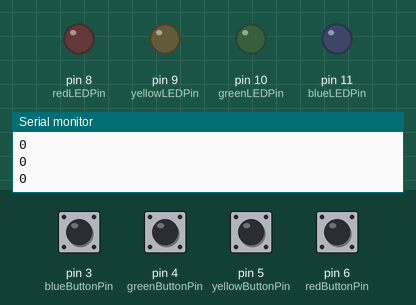
The sketch below on a simulated Arduino Uno, built with avr-gcc and run on an emulated ATmega328P. Parts: output pins drawn as LEDs (lit = HIGH), the last lines printed to the serial monitor. Dashed ring = blinking. The test bench sets the inputs (shaded band); at power-on: pin 3 (blueButtonPin), pin 4 (greenButtonPin), pin 5 (yellowButtonPin), pin 6 (redButtonPin) LOW.

Above: at 1.2 s.
1.3 s: pin 6 (redButtonPin) pulled HIGH for 0.15 s
At 1.38 s:
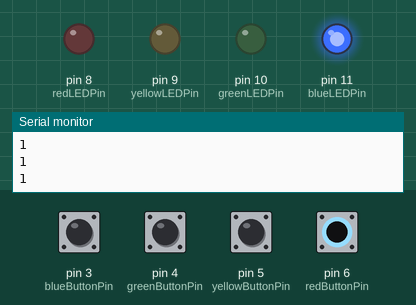
2.9 s: pin 3 (blueButtonPin) pulled HIGH for 0.15 s
At 3.4 s:
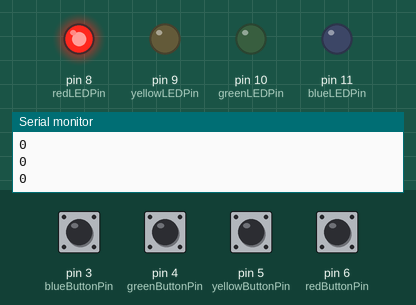
4.5 s: pin 4 (greenButtonPin) pulled HIGH for 0.15 s
At 5.7 s:
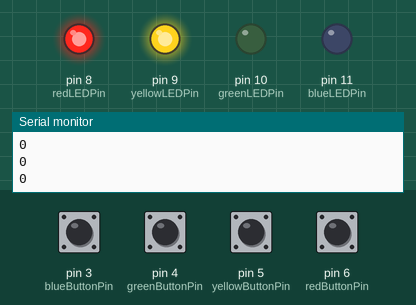
6.1 s: pin 5 (yellowButtonPin) pulled HIGH for 0.15 s
At 7.0 s:
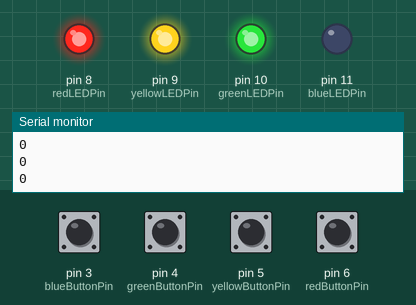
7.7 s: pin 6 (redButtonPin) pulled HIGH for 1 s
At 8.21 s:
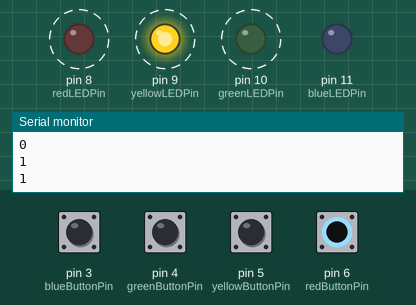
Timing chart, 0 to 11.7 s (numbered marks = the images above; inputs shaded):
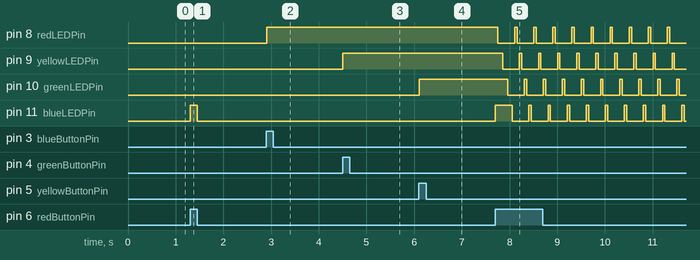

The sketch:

Assignment1.ino
```cpp
/*
  Fatima Almaazmi. 3rd November 2020.

  Rainbow puzzle! Find a way to turn on the blinking LED lights, by pressing the right buttons in order of the colors of the rainbow.
  Red, yellow, green, blue.

  Enjoy!

*/


/******* My Global Variables ********/

//color button and their pins
int redButtonPin = 6;
int yellowButtonPin = 5;
int greenButtonPin = 4;
int blueButtonPin = 3;

//LED colors and their pins
int redLEDPin = 8;
int yellowLEDPin = 9;
int greenLEDPin = 10;
int blueLEDPin = 11;


void setup() {

  Serial.begin(9600);

  //setting buttons as input
  pinMode(redButtonPin, INPUT);
  pinMode(yellowButtonPin, INPUT);
  pinMode(greenButtonPin, INPUT);
  pinMode(blueButtonPin, INPUT);

  //setting LED as output
  pinMode(redLEDPin, OUTPUT);
  pinMode(yellowLEDPin, OUTPUT);
  pinMode(greenLEDPin, OUTPUT);
  pinMode(blueLEDPin, OUTPUT);


}


void loop() {


  //variables for each button to check state

  int redButton = digitalRead(redButtonPin);
  int yellowButton = digitalRead(yellowButtonPin);
  int greenButton = digitalRead(greenButtonPin);
  int blueButton = digitalRead(blueButtonPin);


  // to check button states
  Serial.println(redButton);


  //variables for each LED to check state

  int redLED = digitalRead(redLEDPin);
  int yellowLED = digitalRead(yellowLEDPin);
  int greenLED = digitalRead(greenLEDPin);
  int blueLED = digitalRead(blueLEDPin);


  //conditions for puzzle

  // for the player to familiarize themselves with the buttons and what button controls what LED


  if (redButton == HIGH) { //redButton controls blueLED

    digitalWrite(blueLEDPin, HIGH);

  } else if (greenLED == LOW) {

    digitalWrite(blueLEDPin, LOW);

  }


  if (yellowButton == HIGH) { //yellowButton controls greenLED

    digitalWrite(greenLEDPin, HIGH);

  } else if (yellowLED == LOW) {

    digitalWrite(greenLEDPin, LOW);
  }


  if (greenButton == HIGH) { //greenButton controls yellowLED

    digitalWrite(yellowLEDPin, HIGH);

  } else if (redLED == LOW) {

    digitalWrite(yellowLEDPin, LOW);
  }


  if (blueButton == HIGH) { //blueButton controls redLED

    digitalWrite(redLEDPin, HIGH);

  }


  if ( redLED == HIGH && yellowLED == HIGH && greenLED == HIGH && blueLED == HIGH ) { // if all the LEDs are turned on the blinking starts

    rainbowBlink();

  }


}


/******* My Functions **********/

void rainbowBlink() {

  //repeats the blink 20 times
  for (int i = 0; i < 20; i++) {

    digitalWrite(redLEDPin, HIGH);
    delay(50);
    digitalWrite(redLEDPin, LOW);
    delay(50);


    digitalWrite(yellowLEDPin, HIGH);
    delay(50);
    digitalWrite(yellowLEDPin, LOW);
    delay(50);

    digitalWrite(greenLEDPin, HIGH);
    delay(50);
    digitalWrite(greenLEDPin, LOW);
    delay(50);


    digitalWrite(blueLEDPin, HIGH);
    delay(50);
    digitalWrite(blueLEDPin, LOW);
    delay(50);
  }


}
```

Measured:
- after the input at 1.3 s, pin 11 (blueLEDPin): LOW → HIGH at once, → LOW 0.15 s later
- after the input at 2.9 s, pin 8 (redLEDPin): LOW → HIGH at once
- after the input at 4.5 s, pin 9 (yellowLEDPin): LOW → HIGH at once
- after the input at 6.1 s, pin 10 (greenLEDPin): LOW → HIGH at once
- after the input at 7.7 s, pin 8 (redLEDPin): alternates HIGH for 0.05 s and LOW for 0.35 s, starting after 0.06 s; pin 9 (yellowLEDPin): alternates HIGH for 0.05 s and LOW for 0.35 s, starting after 0.16 s
